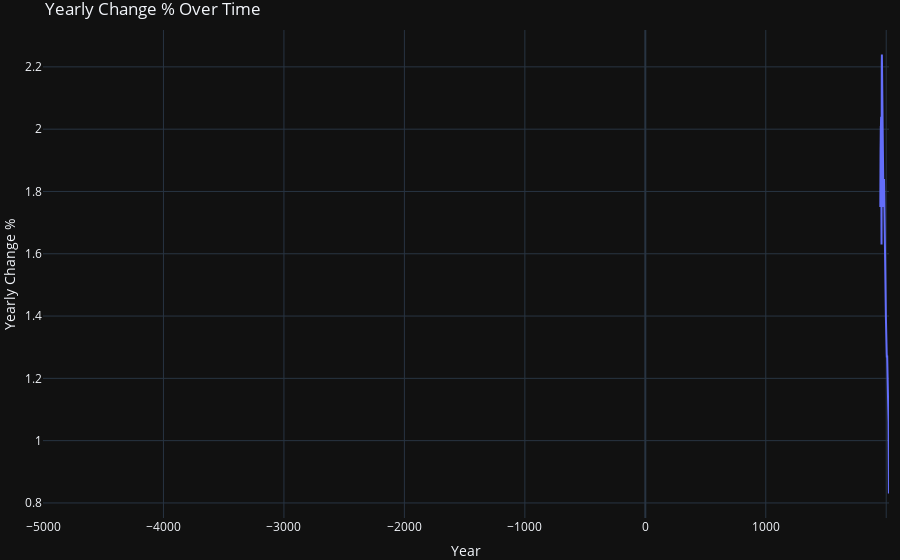

Here is the notebook cell this chart was saved with:
### Code cell
# Assuming df is your DataFrame
fig_yearly_change = px.line(df, x='Year', y='Yearly Change %', title='Yearly Change % Over Time',
                            labels={'Yearly Change %': 'Yearly Change %', 'Year': 'Year'},
                            line_shape='linear')  # You can adjust 'line_shape' for different line styles

fig_yearly_change.update_layout(
    xaxis_title='Year',
    yaxis_title='Yearly Change %',
    template='plotly_dark',
    showlegend=True,
    margin=dict(l=0, r=0, t=30, b=0),
)

fig_yearly_change.show()

### Figure 1 — Plotly figure (JSON) as saved in the notebook; plotly's stock layout.template omitted (floating-point values rounded to 4 significant figures)
{"data": [{"hovertemplate": "Year=%{x}<br>Yearly Change %=%{y}<extra></extra>", "legendgroup": "", "line": {"color": "#636efa", "dash": "solid", "shape": "linear"}, "marker": {"symbol": "circle"}, "mode": "lines", "name": "", "orientation": "v", "showlegend": false, "type": "scatter", "x": [2023, 2022, 2021, 2020, 2019, 2018, 2017, 2016, 2015, 2014, 2013, 2012, 2011, 2010, 2009, 2008, 2007, 2006, 2005, 2004, 2003, 2002, 2001, 2000, 1999, 1998, 1997, 1996, 1995, 1994, 1993, 1992, 1991, 1990, 1989, 1988, 1987, 1986, 1985, 1984, 1983, 1982, 1981, 1980, 1979, 1978, 1977, 1976, 1975, 1974, 1973, 1972, 1971, 1970, 1969, 1968, 1967, 1966, 1965, 1964, 1963, 1962, 1961, 1960, 1959, 1958, 1957, 1956, 1955, 1954, 1953, 1952, 1951, 1927, 1900, 1850, 1804, 1760, 1700, 1600, 1500, 1400, 1200, 1100, 1000, 900, 800, 700, 600, 200, -200, -500, -1000, -2000, -3000, -4000, -5000], "xaxis": "x", "y": [0.88, 0.83, 0.87, 0.98, 1.06, 1.1, 1.15, 1.17, 1.19, 1.22, 1.24, 1.25, 1.25, 1.27, 1.27, 1.27, 1.27, 1.27, 1.27, 1.28, 1.29, 1.31, 1.33, 1.34, 1.34, 1.37, 1.4, 1.43, 1.46, 1.49, 1.54, 1.6, 1.69, 1.77, 1.78, 1.81, 1.84, 1.82, 1.8, 1.79, 1.82, 1.84, 1.81, 1.8, 1.77, 1.75, 1.77, 1.8, 1.85, 1.92, 1.96, 1.98, 2.02, 2.06, 2.08, 2.05, 2.03, 2.08, 2.14, 2.24, 2.21, 1.9, 1.63, 1.65, 1.86, 2.04, 2.03, 2, 2.01, 1.96, 1.93, 1.85, 1.75, null, null, null, null, null, null, null, null, null, null, null, null, null, null, null, null, null, null, null, null, null, null, null, null], "yaxis": "y"}], "layout": {"legend": {"tracegroupgap": 0}, "margin": {"b": 0, "l": 0, "r": 0, "t": 30}, "showlegend": true, "title": {"text": "Yearly Change % Over Time"}, "xaxis": {"anchor": "y", "domain": [0, 1], "title": {"text": "Year"}}, "yaxis": {"anchor": "x", "domain": [0, 1], "title": {"text": "Yearly Change %"}}}}
